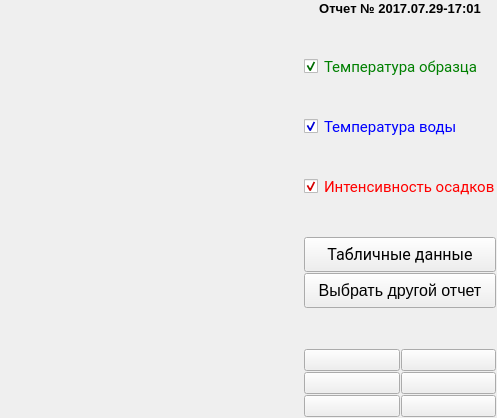
      <widget class="QWidget" name="pagePlot">
       <property name="cursor">
        <cursorShape>BlankCursor</cursorShape>
       </property>
       <layout class="QHBoxLayout" name="horizontalLayout_3">
        <property name="spacing">
         <number>3</number>
        </property>
        <property name="leftMargin">
         <number>1</number>
        </property>
        <property name="topMargin">
         <number>1</number>
        </property>
        <property name="rightMargin">
         <number>1</number>
        </property>
        <property name="bottomMargin">
         <number>1</number>
        </property>
        <item>
         <layout class="QVBoxLayout" name="verticalLayout_5">
          <property name="spacing">
           <number>1</number>
          </property>
          <item>
           <widget class="QCustomPlot" name="widgetPlot" native="true">
            <property name="sizePolicy">
             <sizepolicy hsizetype="Expanding" vsizetype="Expanding">
              <horstretch>0</horstretch>
              <verstretch>0</verstretch>
             </sizepolicy>
            </property>
            <property name="minimumSize">
             <size>
              <width>300</width>
              <height>200</height>
             </size>
            </property>
            <property name="cursor">
             <cursorShape>BlankCursor</cursorShape>
            </property>
           </widget>
          </item>
         </layout>
        </item>
        <item>
         <layout class="QVBoxLayout" name="verticalLayout_4">
          <property name="spacing">
           <number>3</number>
          </property>
          <item>
           <layout class="QVBoxLayout" name="verticalLayout_3">
            <property name="spacing">
             <number>1</number>
            </property>
            <item>
             <widget class="QLabel" name="lCurrentDataReportName">
              <property name="font">
               <font>
                <pointsize>10</pointsize>
                <weight>75</weight>
                <bold>true</bold>
               </font>
              </property>
              <property name="cursor">
               <cursorShape>BlankCursor</cursorShape>
              </property>
              <property name="text">
               <string>Отчет № 2017.07.29-17:01</string>
              </property>
              <property name="alignment">
               <set>Qt::AlignCenter</set>
              </property>
             </widget>
            </item>
            <item>
             <spacer name="verticalSpacer_6">
              <property name="orientation">
               <enum>Qt::Vertical</enum>
              </property>
              <property name="sizeHint" stdset="0">
               <size>
                <width>20</width>
                <height>40</height>
               </size>
              </property>
             </spacer>
            </item>
            <item>
             <widget class="QCheckBox" name="chSampleTemp">
              <property name="sizePolicy">
               <sizepolicy hsizetype="Fixed" vsizetype="Fixed">
                <horstretch>0</horstretch>
                <verstretch>0</verstretch>
               </sizepolicy>
              </property>
              <property name="font">
               <font>
                <family>Roboto</family>
                <pointsize>11</pointsize>
                <weight>50</weight>
                <bold>false</bold>
               </font>
              </property>
              <property name="cursor">
               <cursorShape>BlankCursor</cursorShape>
              </property>
              <property name="mouseTracking">
               <bool>true</bool>
              </property>
              <property name="autoFillBackground">
               <bool>false</bool>
              </property>
              <property name="styleSheet">
               <string notr="true">QCheckBox {
	border: none;
	color: green;
}</string>
              </property>
              <property name="text">
               <string>Температура образца</string>
              </property>
              <property name="checked">
               <bool>true</bool>
              </property>
              <property name="tristate">
               <bool>false</bool>
              </property>
             </widget>
            </item>
            <item>
             <spacer name="verticalSpacer_13">
              <property name="orientation">
               <enum>Qt::Vertical</enum>
              </property>
              <property name="sizeHint" stdset="0">
               <size>
                <width>20</width>
                <height>40</height>
               </size>
              </property>
             </spacer>
            </item>
            <item>
             <widget class="QCheckBox" name="chbWaterTemp">
              <property name="sizePolicy">
               <sizepolicy hsizetype="Fixed" vsizetype="Fixed">
                <horstretch>0</horstretch>
                <verstretch>0</verstretch>
               </sizepolicy>
              </property>
              <property name="font">
               <font>
                <family>Roboto</family>
                <pointsize>11</pointsize>
               </font>
              </property>
              <property name="cursor">
               <cursorShape>BlankCursor</cursorShape>
              </property>
              <property name="contextMenuPolicy">
               <enum>Qt::CustomContextMenu</enum>
              </property>
              <property name="autoFillBackground">
               <bool>false</bool>
              </property>
              <property name="styleSheet">
               <string notr="true">QCheckBox {
	border: none;
	color: blue;
}</string>
              </property>
              <property name="text">
               <string>Температура воды</string>
              </property>
              <property name="checked">
               <bool>true</bool>
              </property>
              <property name="tristate">
               <bool>false</bool>
              </property>
             </widget>
            </item>
            <item>
             <spacer name="verticalSpacer_15">
              <property name="orientation">
               <enum>Qt::Vertical</enum>
              </property>
              <property name="sizeHint" stdset="0">
               <size>
                <width>20</width>
                <height>40</height>
               </size>
              </property>
             </spacer>
            </item>
            <item>
             <widget class="QCheckBox" name="chbRainIntens">
              <property name="sizePolicy">
               <sizepolicy hsizetype="Fixed" vsizetype="Fixed">
                <horstretch>0</horstretch>
                <verstretch>0</verstretch>
               </sizepolicy>
              </property>
              <property name="font">
               <font>
                <family>Roboto</family>
                <pointsize>11</pointsize>
               </font>
              </property>
              <property name="cursor">
               <cursorShape>BlankCursor</cursorShape>
              </property>
              <property name="styleSheet">
               <string notr="true">QCheckBox {
	border: none;
	color: red;
}</string>
              </property>
              <property name="text">
               <string>Интенсивность осадков</string>
              </property>
              <property name="checked">
               <bool>true</bool>
              </property>
             </widget>
            </item>
            <item>
             <spacer name="verticalSpacer_16">
              <property name="orientation">
               <enum>Qt::Vertical</enum>
              </property>
              <property name="sizeHint" stdset="0">
               <size>
                <width>20</width>
                <height>40</height>
               </size>
              </property>
             </spacer>
            </item>
            <item>
             <widget class="QPushButton" name="pbTableReport">
              <property name="sizePolicy">
               <sizepolicy hsizetype="Preferred" vsizetype="Fixed">
                <horstretch>0</horstretch>
                <verstretch>0</verstretch>
               </sizepolicy>
              </property>
              <property name="minimumSize">
               <size>
                <width>0</width>
                <height>35</height>
               </size>
              </property>
              <property name="palette">
               <palette>
                <active/>
                <inactive/>
                <disabled/>
               </palette>
              </property>
              <property name="font">
               <font>
                <family>Roboto</family>
                <pointsize>12</pointsize>
                <weight>50</weight>
                <bold>false</bold>
               </font>
              </property>
              <property name="cursor">
               <cursorShape>BlankCursor</cursorShape>
              </property>
              <property name="autoFillBackground">
               <bool>false</bool>
              </property>
              <property name="styleSheet">
               <string notr="true"/>
              </property>
              <property name="text">
               <string>Табличные данные</string>
              </property>
             </widget>
            </item>
            <item>
             <widget class="QPushButton" name="pbViewReport">
              <property name="sizePolicy">
               <sizepolicy hsizetype="Preferred" vsizetype="Fixed">
                <horstretch>0</horstretch>
                <verstretch>0</verstretch>
               </sizepolicy>
              </property>
              <property name="minimumSize">
               <size>
                <width>0</width>
                <height>35</height>
               </size>
              </property>
              <property name="font">
               <font>
                <pointsize>12</pointsize>
                <weight>50</weight>
                <bold>false</bold>
               </font>
              </property>
              <property name="cursor">
               <cursorShape>BlankCursor</cursorShape>
              </property>
              <property name="styleSheet">
               <string notr="true"/>
              </property>
              <property name="text">
               <string>Выбрать другой отчет</string>
              </property>
             </widget>
            </item>
            <item>
             <layout class="QGridLayout" name="gridLayout_4">
              <property name="spacing">
               <number>1</number>
              </property>
              <item row="5" column="0">
               <widget class="QPushButton" name="pbScalePlus">
                <property name="sizePolicy">
                 <sizepolicy hsizetype="Preferred" vsizetype="Preferred">
                  <horstretch>0</horstretch>
                  <verstretch>0</verstretch>
                 </sizepolicy>
                </property>
                <property name="cursor">
                 <cursorShape>BlankCursor</cursorShape>
                </property>
                <property name="text">
                 <string/>
                </property>
                <property name="icon">
                 <iconset resource="resource.qrc">
                  <normaloff>:/Images/zoom-in-icon.png</normaloff>:/Images/zoom-in-icon.png</iconset>
                </property>
               </widget>
              </item>
              <item row="2" column="0">
               <widget class="QPushButton" name="pbPlotLeft">
                <property name="sizePolicy">
                 <sizepolicy hsizetype="Preferred" vsizetype="Preferred">
                  <horstretch>0</horstretch>
                  <verstretch>0</verstretch>
                 </sizepolicy>
                </property>
                <property name="minimumSize">
                 <size>
                  <width>0</width>
                  <height>0</height>
                 </size>
                </property>
                <property name="cursor">
                 <cursorShape>BlankCursor</cursorShape>
                </property>
                <property name="text">
                 <string/>
                </property>
                <property name="icon">
                 <iconset>
                  <normalon>:/Images/arrow-left.png</normalon>
                 </iconset>
                </property>
                <property name="iconSize">
                 <size>
                  <width>24</width>
                  <height>24</height>
                 </size>
                </property>
               </widget>
              </item>
              <item row="4" column="0">
               <widget class="QPushButton" name="pbPlotFastLeft">
                <property name="sizePolicy">
                 <sizepolicy hsizetype="Preferred" vsizetype="Preferred">
                  <horstretch>0</horstretch>
                  <verstretch>0</verstretch>
                 </sizepolicy>
                </property>
                <property name="minimumSize">
                 <size>
                  <width>0</width>
                  <height>0</height>
                 </size>
                </property>
                <property name="cursor">
                 <cursorShape>BlankCursor</cursorShape>
                </property>
                <property name="text">
                 <string/>
                </property>
                <property name="icon">
                 <iconset>
                  <normalon>:/Images/arrow-left-double.png</normalon>
                 </iconset>
                </property>
                <property name="iconSize">
                 <size>
                  <width>24</width>
                  <height>24</height>
                 </size>
                </property>
               </widget>
              </item>
              <item row="4" column="1">
               <widget class="QPushButton" name="pbPlotFastRight">
                <property name="sizePolicy">
                 <sizepolicy hsizetype="Preferred" vsizetype="Preferred">
                  <horstretch>0</horstretch>
                  <verstretch>0</verstretch>
                 </sizepolicy>
                </property>
                <property name="minimumSize">
                 <size>
                  <width>0</width>
                  <height>0</height>
                 </size>
                </property>
                <property name="cursor">
                 <cursorShape>BlankCursor</cursorShape>
                </property>
                <property name="text">
                 <string/>
                </property>
                <property name="icon">
                 <iconset>
                  <normalon>:/Images/arrow-right-double.png</normalon>
                 </iconset>
                </property>
                <property name="iconSize">
                 <size>
                  <width>24</width>
                  <height>24</height>
                 </size>
                </property>
               </widget>
              </item>
              <item row="2" column="1">
               <widget class="QPushButton" name="pbPlotRight">
                <property name="sizePolicy">
                 <sizepolicy hsizetype="Preferred" vsizetype="Preferred">
                  <horstretch>0</horstretch>
                  <verstretch>0</verstretch>
                 </sizepolicy>
                </property>
                <property name="minimumSize">
                 <size>
                  <width>0</width>
                  <height>0</height>
                 </size>
                </property>
                <property name="cursor">
                 <cursorShape>BlankCursor</cursorShape>
                </property>
                <property name="text">
                 <string/>
                </property>
                <property name="icon">
                 <iconset>
                  <normalon>:/Images/arrow-right.png</normalon>
                 </iconset>
                </property>
                <property name="iconSize">
                 <size>
                  <width>24</width>
                  <height>24</height>
                 </size>
                </property>
               </widget>
              </item>
              <item row="1" column="0">
               <spacer name="verticalSpacer_11">
                <property name="orientation">
                 <enum>Qt::Vertical</enum>
                </property>
                <property name="sizeHint" stdset="0">
                 <size>
                  <width>20</width>
                  <height>40</height>
                 </size>
                </property>
               </spacer>
              </item>
              <item row="5" column="1">
               <widget class="QPushButton" name="pbScaleMinus">
                <property name="sizePolicy">
                 <sizepolicy hsizetype="Preferred" vsizetype="Preferred">
                  <horstretch>0</horstretch>
                  <verstretch>0</verstretch>
                 </sizepolicy>
                </property>
                <property name="cursor">
                 <cursorShape>BlankCursor</cursorShape>
                </property>
                <property name="text">
                 <string/>
                </property>
                <property name="icon">
                 <iconset resource="resource.qrc">
                  <normaloff>:/Images/zoom-out-icon.png</normaloff>:/Images/zoom-out-icon.png</iconset>
                </property>
               </widget>
              </item>
              <item row="1" column="1">
               <spacer name="verticalSpacer_14">
                <property name="orientation">
                 <enum>Qt::Vertical</enum>
                </property>
                <property name="sizeHint" stdset="0">
                 <size>
                  <width>20</width>
                  <height>40</height>
                 </size>
                </property>
               </spacer>
              </item>
             </layout>
            </item>
           </layout>
          </item>
         </layout>
        </item>
       </layout>
      </widget>
